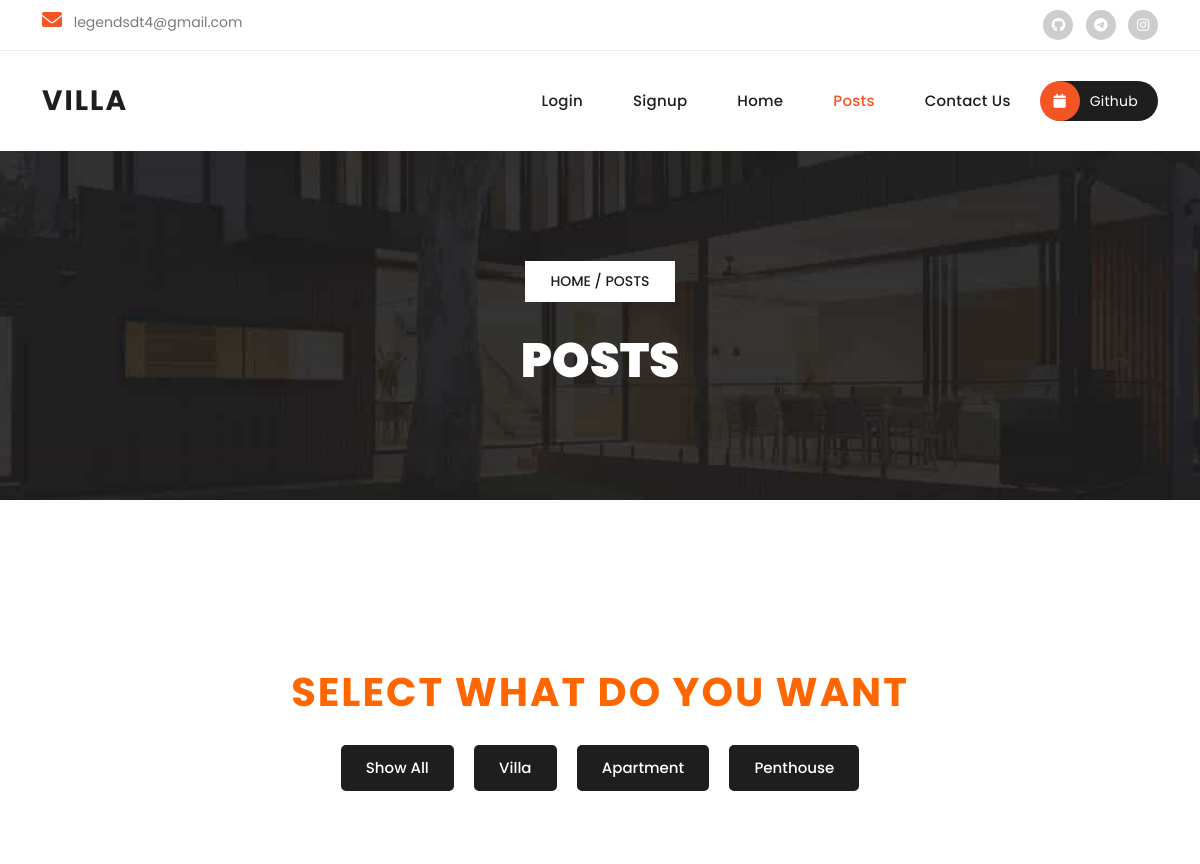
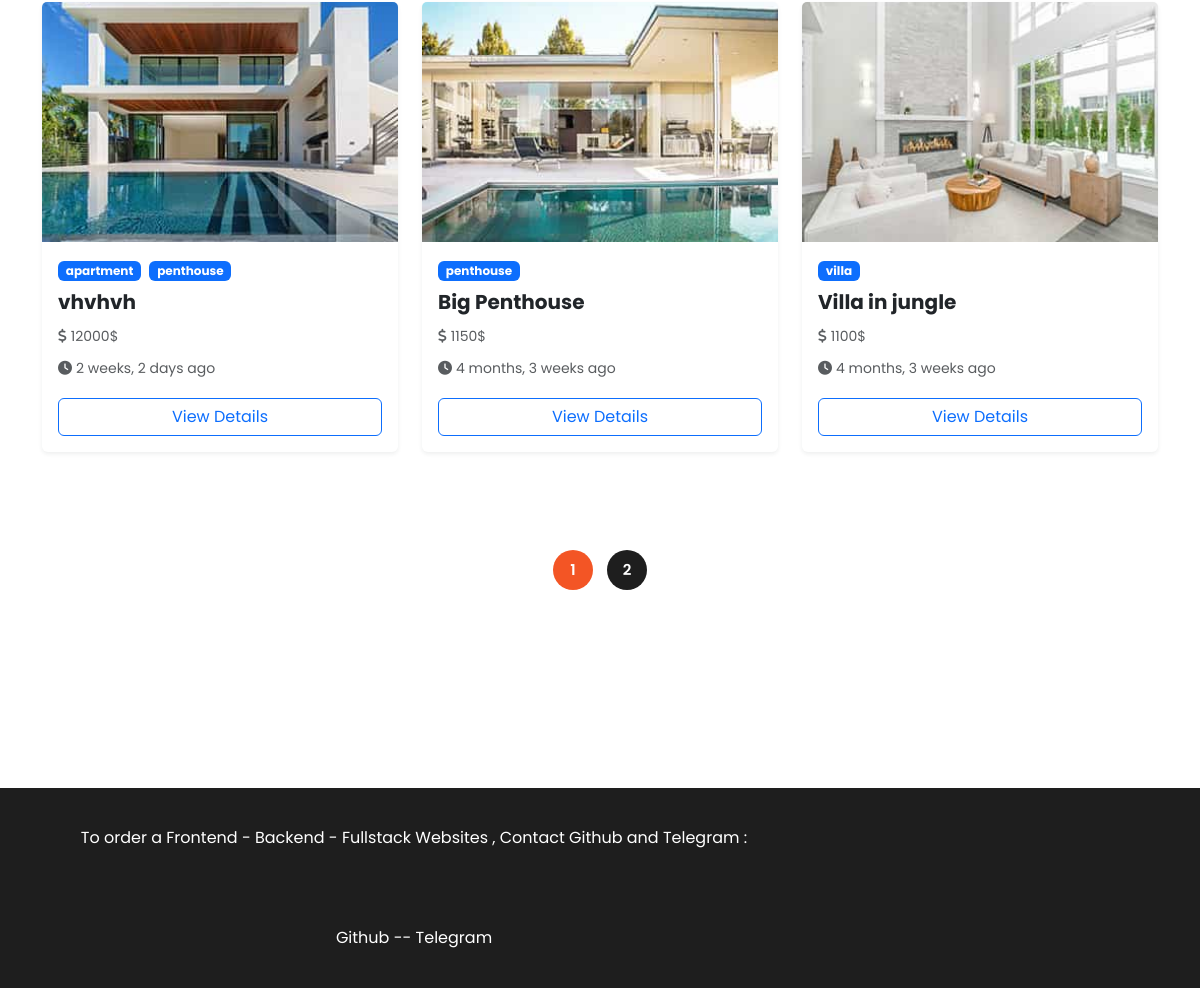
Page /blog/posts/ on the committed database (2 pictures, top to bottom).
### blog/models.py (models this page shows, shortened)
class Category(models.Model):
    name = models.CharField(max_length=255)

class Post(models.Model):
    title = models.CharField(max_length=255)
    content = models.TextField()
    price = models.PositiveIntegerField(default=0)
    image = models.ImageField(upload_to="blog/", default="blog/property-01.jpg",blank=True)
    author = models.ForeignKey(User, on_delete=models.SET_NULL, null=True)
    category = models.ManyToManyField("Category")
    status = models.BooleanField(default=False)
    login_require = models.BooleanField(default=False)
    counted_view = models.PositiveIntegerField(default=0)
    published_date = models.DateTimeField(null=True)
    created_date = models.DateTimeField(auto_now_add=True)
    updated_date = models.DateTimeField(auto_now=True)
    class Meta:
        ordering = ["-published_date"]

### blog/views.py (the view)
# urls.py: path("posts/", views.PostList.as_view(), name="posts"),
@method_decorator(cache_page(60), name='dispatch')
class PostList(ListView):
    model = Post
    template_name = "post_list.html"
    context_object_name = "posts"
    paginate_by = 3
    def get_queryset(self):
        posts = Post.objects.filter(status=True)
        cat_name = self.kwargs.get("cat_name")
        if cat_name:
            posts = posts.filter(category__name=cat_name)
        return posts.order_by("-published_date")

### blog/templatetags/blog_tags.py (called while the page is built)
@register.inclusion_tag("blog/blog-category.html")
def postcategories():
    posts = Post.objects.filter(status=1)
    categories = Category.objects.all()
    cat_dict = {}
    for name in categories:
        cat_dict[name] = posts.filter(category=name)
    return {"categories": cat_dict}

### templates/post_list.html (shortened to what this page needs)
{% extends 'base.html' %}
{% load static %}
{% load humanize %}
{% load blog_tags %}
  {% block content %}
  <header class="header-area header-sticky">
    <div class="container">
        <div class="row">
            <div class="col-12">
                <nav class="main-nav">
                    <a href="{% url 'index' %}" class="logo">
                        <h1>Villa</h1>
                    </a>
                    <ul class="nav">
                      {% if user.is_authenticated %}
                      <li><a href="{% url 'accounts:logout' %}">Logout</a></li>
                      {% else %}
                      <li><a href="{% url 'accounts:login' %}">Login</a></li>
                      <li><a href="{% url 'accounts:signup' %}">Signup</a></li>
                      {% endif %}
                      <li><a href="{% url 'index' %}">Home</a></li>
                      <li><a href="{% url 'blog:posts' %}" class="active">Posts</a></li>
                      <li><a href="{% url 'comment:contact' %}">Contact Us</a></li>
                      <li><a href="https://github.com/Senoor22s"><i class="fa fa-calendar"></i>Github</a></li>
                  </ul>
                </nav>
            </div>
        </div>
    </div>
  </header>
  <div class="page-heading header-text">
    <div class="container">
      <div class="row">
        <div class="col-lg-12">
          <span class="breadcrumb"><a href="{% url 'index' %}">Home</a>  /  <a href="{% url 'blog:posts' %}">Posts</a></span>
          <h3>Posts</h3>
        </div>
      </div>
    </div>
  </div>
<div class="section properties py-5">
  <h3 class="text-center mb-4" style="font-weight: 700; font-size: 2.5rem; color: #ff6600; text-transform: uppercase; letter-spacing: 2px;">
    Select what do you want
  </h3>
  <div class="container">
    {% postcategories %}
    <div class="row g-4">
      {% for post in posts %}
      <div class="col-lg-4 col-md-6">
        <div class="card h-100 shadow-sm border-0">
          <img src="{{ post.image.url }}" class="card-img-top" alt="Post Image" style="height: 240px; object-fit: cover;">
          <div class="card-body">
            <div class="mb-2">
              {% for cat in post.category.all %}
                <span class="badge bg-primary me-1">{{ cat.name }}</span>
              {% endfor %}
            </div>
            <h5 class="card-title">{{ post.title }}</h5>
            <p class="text-muted mb-1"><i class="fa fa-dollar-sign me-1"></i>{{ post.price }}$</p>
            <p class="text-muted"><i class="fa fa-clock me-1"></i>{{ post.published_date|naturaltime }}</p>
            <div class="mt-3">
              <a href="{% url 'blog:post-detail' pk=post.id %}" class="btn btn-outline-primary w-100">View Details</a>
            </div>
          </div>
        </div>
      </div>
      {% endfor %}
    </div>
    <div class="row mt-5">
    <div class="col-lg-12 d-flex justify-content-center">
    <ul class="pagination">
      {% for num in page_obj.paginator.page_range %}
        {% if num == page_obj.number %}
          <li>
            <a class="is_active" href="?page={{ num }}">{{ num }}</a>
          </li>
        {% else %}
          <li>
            <a href="?page={{ num }}">{{ num }}</a>
          </li>
        {% endif %}
      {% endfor %}
    </ul>
    </div>
    </div>
  </div>
</div>
{% endblock %}

### templates/blog/blog-category.html
{% load static %}
    <ul class="properties-filter">
        <li>
           <a href="{% url 'blog:posts' %}" data-filter="*">Show All</a>
        </li>
        {% for cat in categories %}
        <li>
        <a
         href="{% url 'blog:category' cat_name=cat.name %}"
         data-filter=".{{ cat.name }}">{{ cat.name }}</a>
        </li>
        {% endfor %}
    </ul>

### rows in the picture
Category: name "Villa", name "villa"
Category: name "Apartment", name "apartment"
Category: name "Penthouse", name "penthouse"
Post: image (picture), title "vhvhvh", price "12000", published_date "2 weeks, 2 days ago"
Post: image (picture), title "Big Penthouse", price "1150", published_date "4 months, 3 weeks ago"
Post: image (picture), title "Villa in jungle", price "1100", published_date "4 months, 3 weeks ago"

### other values in the picture
{{ num }} "1"
{{ num }} "2"
